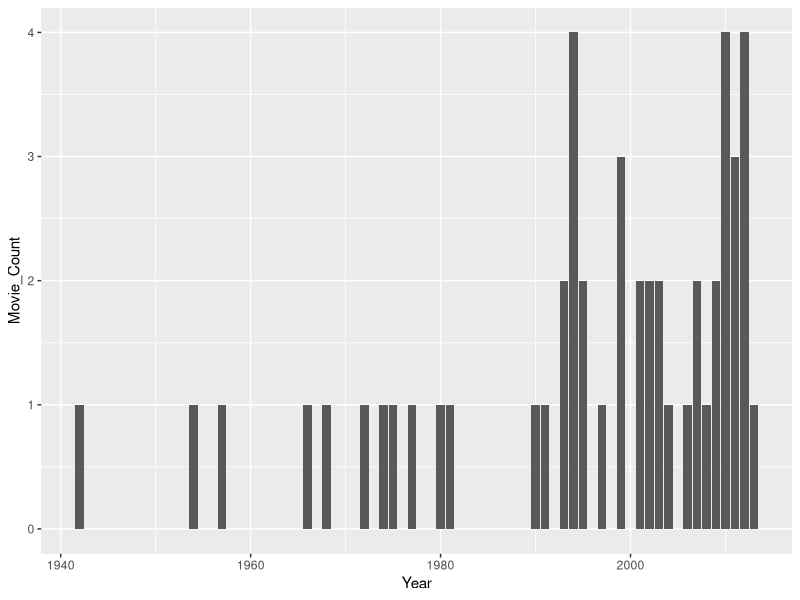
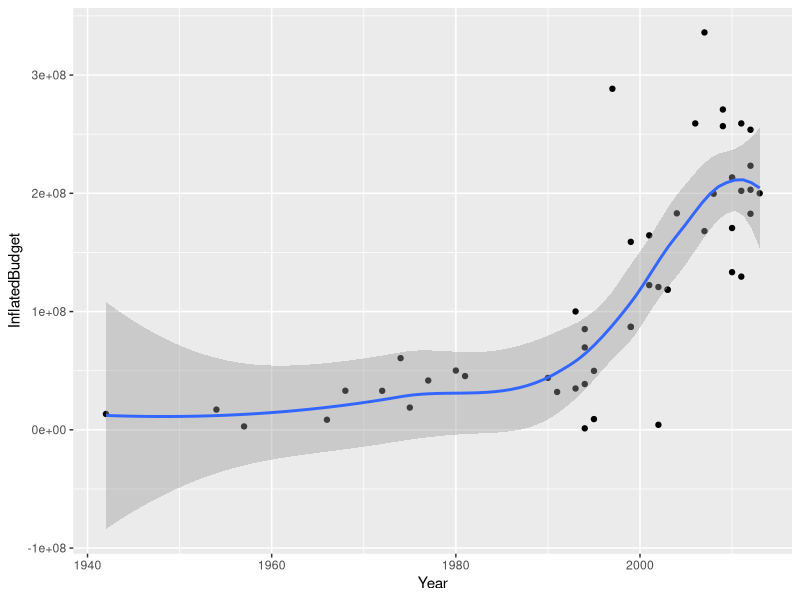
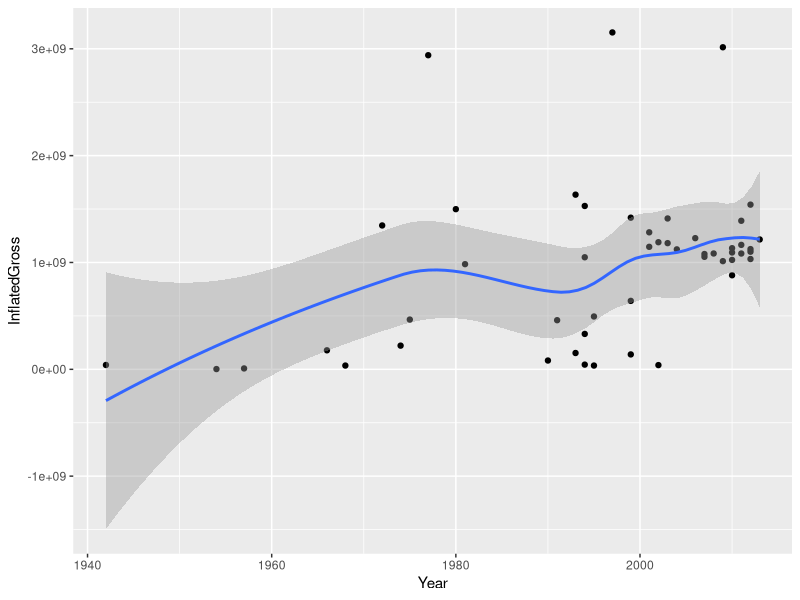
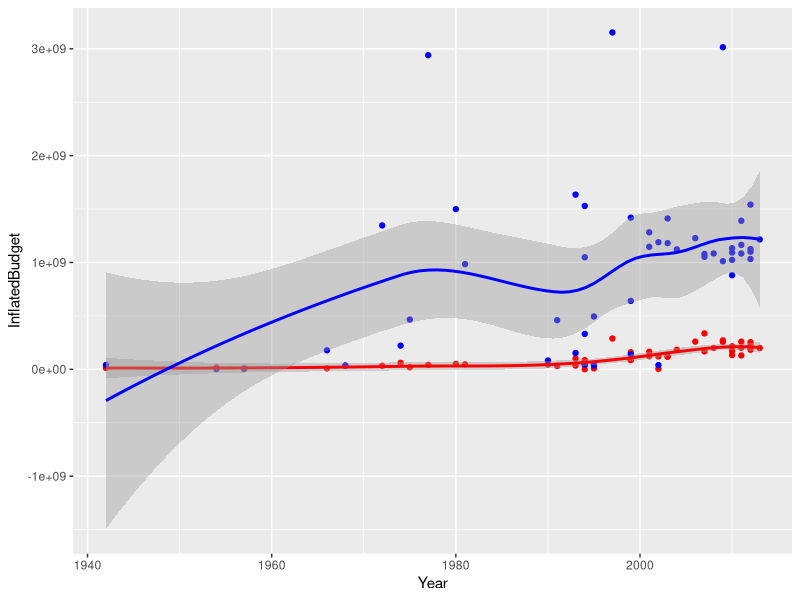

Write the R code that produced these figures, in order.
## ---- chunk 1
knitr::opts_chunk$set(echo = TRUE)
## ---- chunk 2
#Packages loading to use
library(tidyverse) ##Loaded for dplyr and to 'clean' data
library(ggplot2) ##Loaded for plotting
library(dplyr) ##Loaded for computer issues

## ---- chunk 3
##Read in data and save it to variable raw_data
raw_data <- read.csv(file = "popular_film_data.csv")
glimpse (raw_data)
## ---- chunk 4
#To remove "$" and "," from InflatedBudget
raw_data$InflatedBudget <-  gsub("\\$","", raw_data$InflatedBudget) 
raw_data$InflatedBudget <-  as.numeric(gsub(",","", raw_data$InflatedBudget))

#To remove "$" and "," from InflatedGross
raw_data$InflatedGross <-  gsub("\\$","", raw_data$InflatedGross) 
raw_data$InflatedGross <-  as.numeric(gsub(",","", raw_data$InflatedGross))

#To remove "$" and "," from TotalGross
raw_data$TotalGross <-  gsub("\\$","", raw_data$TotalGross) 
raw_data$TotalGross <-  as.numeric(gsub(",","", raw_data$TotalGross))

#To View our now changed data. 
glimpse (raw_data)
## ---- chunk 5
raw_data <- raw_data |> mutate (Proportion_female = (1 - Proportion_male))

#To view our data with the new variable.
glimpse(raw_data)
## ---- chunk 6
#What is the release year range of the films in our dataset?
range(raw_data$Year)

## ---- chunk 7
 raw_data|>group_by(Year) |> summarise(Movie_Count = n()) |> arrange(desc(Movie_Count))

## ---- chunk 8
#Storing the code to the "count_movieby_year" variable. 

count_movieby_year <-  raw_data|>group_by(Year) |> summarise(Movie_Count = n()) |> arrange(desc(Movie_Count))
ggplot(count_movieby_year, aes(x = Year, y = Movie_Count)) + geom_col()
## ---- chunk 9
raw_data |> group_by(Year)|> summarise(InflatedBudget) |> ggplot(aes(Year,InflatedBudget)) +geom_point() + geom_smooth()
## ---- chunk 10
raw_data |> group_by(Year) |> summarise(InflatedGross) |> ggplot(aes(Year,InflatedGross)) +geom_point() + geom_smooth()

## ---- chunk 11
#raw_data |> group_by(Year)|> ggplot(aes(Year,InflatedGross, InflatedBudget, color = )) +geom_point() + geom_smooth(method = 'loess', formula = 'y~x')

raw_data |> group_by(Year) |> ggplot(aes(x=Year))+geom_point(aes(y=InflatedBudget),color = "red") + geom_point(aes(y=InflatedGross), color = "blue") + geom_smooth(aes(y=InflatedBudget), color = "red") + geom_smooth(aes(y=InflatedGross), color = "blue")


## ---- chunk 12
raw_data |> slice_max(InflatedGross, n = 10) |> select(FilmName, Year, InflatedGross)
## ---- chunk 13
raw_data |> slice_max(InflatedBudget, n = 1) |> select(FilmName, InflatedGross)
raw_data |> slice_min(InflatedBudget, n = 1) |> select(FilmName, InflatedGross)

## ---- chunk 14
raw_data |> slice_max(InflatedGross, n = 10) |> select(FilmName, InflatedGross)
#still need the genre
## ---- chunk 15
#We'll arrange the code to output what we need to see. 
genreGrossBudget <- (rbind(cbind(genre = "Comedy", raw_data %>% filter(Comedy == 1) %>% summarise(meangross = mean(InflatedGross), meanBudget = mean(InflatedBudget))),
      cbind(genre = "Drama", raw_data %>% filter(Drama == 1) %>% summarise(meangross = mean(InflatedGross),meanBudget = mean(InflatedBudget))),
      cbind(genre = "Western", raw_data %>% filter(Western == 1) %>% summarise(meangross = mean(InflatedGross),meanBudget = mean(InflatedBudget))),
      cbind(genre = "Action", raw_data %>% filter(Action == 1) %>% summarise(meangross = mean(InflatedGross),meanBudget = mean(InflatedBudget))),
     cbind(genre = "Biography", raw_data %>% filter(Biography == 1) %>% summarise(meangross = mean(InflatedGross),meanBudget = mean(InflatedBudget))),
    cbind(genre = "History", raw_data %>% filter(History == 1) %>% summarise(meangross = mean(InflatedGross),meanBudget = mean(InflatedBudget))), 
    cbind(genre = "Adventure", raw_data %>% filter(Adventure == 1) %>% summarise(meangross = mean(InflatedGross),meanBudget = mean(InflatedBudget))),
        cbind(genre = "Fantasy", raw_data %>% filter(Fantasy == 1) %>% summarise(meangross = mean(InflatedGross),meanBudget = mean(InflatedBudget))),
    cbind(genre = "Mystery", raw_data %>% filter(Mystery == 1) %>% summarise(meangross = mean(InflatedGross),meanBudget = mean(InflatedBudget))),
    cbind(genre = "SciFi", raw_data %>% filter(SciFi == 1) %>% summarise(meangross = mean(InflatedGross),meanBudget = mean(InflatedBudget))),
    cbind(genre = "Romance", raw_data %>% filter(Romance == 1) %>% summarise(meangross = mean(InflatedGross),meanBudget = mean(InflatedBudget))),
    cbind(genre = "Thriller", raw_data %>% filter(Drama == 1) %>% summarise(meangross = mean(InflatedGross),meanBudget = mean(InflatedBudget))),
    cbind(genre = "Crime", raw_data %>% filter(Crime == 1) %>% summarise(meangross = mean(InflatedGross),meanBudget = mean(InflatedBudget))),
    cbind(genre = "War", raw_data %>% filter(War == 1) %>% summarise(meangross = mean(InflatedGross),meanBudget = mean(InflatedBudget))),
    cbind(genre = "Family", raw_data %>% filter(Family == 1) %>% summarise(meangross = mean(InflatedGross),meanBudget = mean(InflatedBudget))),
    cbind(genre = "Animation", raw_data %>% filter(Animation == 1) %>% summarise(meangross = mean(InflatedGross),meanBudget = mean(InflatedBudget)))) %>% arrange(desc(meanBudget)))
## ---- chunk 16
#Over all, what genre cost more to produce on average? How much did that category produce in grossing? 
genreGrossBudget |> slice(which(meanBudget ==max(meanBudget) | meanBudget == min(meanBudget))) |> distinct()
#Over all, what genre cost more to produce on average? How much did that category produce in grossings?

## ---- chunk 17

rbind(cbind(genre = "Comedy", raw_data %>% filter(Comedy == 1) %>% summarise(sum = sum(Comedy == 1))),
    cbind(genre = "Drama", raw_data %>% filter(Drama == 1) %>% summarise(sum = sum(Drama == 1))),
    cbind(genre = "Western", raw_data %>% filter(Western == 1) %>% summarise(sum = sum(Western == 1))),
    cbind(genre = "Action", raw_data %>% filter(Action == 1) %>% summarise(sum = sum(Action == 1))),
    cbind(genre = "Biography", raw_data %>% filter(Biography == 1) %>% summarise(sum = sum(Biography == 1))),
    cbind(genre = "History", raw_data %>% filter(History == 1) %>% summarise(sum = sum(History == 1))),
    cbind(genre = "Adventure", raw_data %>% filter(Adventure == 1) %>% summarise(sum = sum(Adventure == 1))),
    cbind(genre = "Fantasy", raw_data %>% filter(Fantasy == 1) %>% summarise(sum = sum(Fantasy == 1))),
    cbind(genre = "Mystery", raw_data %>% filter(Mystery == 1) %>% summarise(sum = sum(Mystery == 1))),
    cbind(genre = "SciFi", raw_data %>% filter(SciFi == 1) %>% summarise(sum = sum(SciFi == 1))),
    cbind(genre = "Romance", raw_data %>% filter(Romance == 1) %>% summarise(sum = sum(Romance == 1))),
    cbind(genre = "Thriller", raw_data %>% filter(Thriller == 1) %>% summarise(sum = sum(Thriller == 1))),
    cbind(genre = "Crime", raw_data %>% filter(Crime == 1) %>% summarise(sum = sum(Crime == 1))),
    cbind(genre = "War", raw_data %>% filter(War == 1) %>% summarise(sum = sum(War == 1))),
    cbind(genre = "Family", raw_data %>% filter(Family == 1) %>% summarise(sum = sum(Family == 1))),
    cbind(genre = "Animation", raw_data %>% filter(Animation == 1) %>% summarise(sum = sum(Animation == 1))))%>% arrange(desc(sum))

#the end of numbers of genre

## ---- chunk 18
#popularity

## ---- chunk 19
raw_data |> slice_max(Appreciation, n = 10)|> select(FilmName,Appreciation, Enjoyment)

raw_data |> slice_max(Enjoyment, n = 10) |> select(FilmName, Enjoyment, Appreciation)

raw_data |> slice_max(InflatedGross, n = 10) |> select(FilmName, InflatedGross, Appreciation, Enjoyment)
